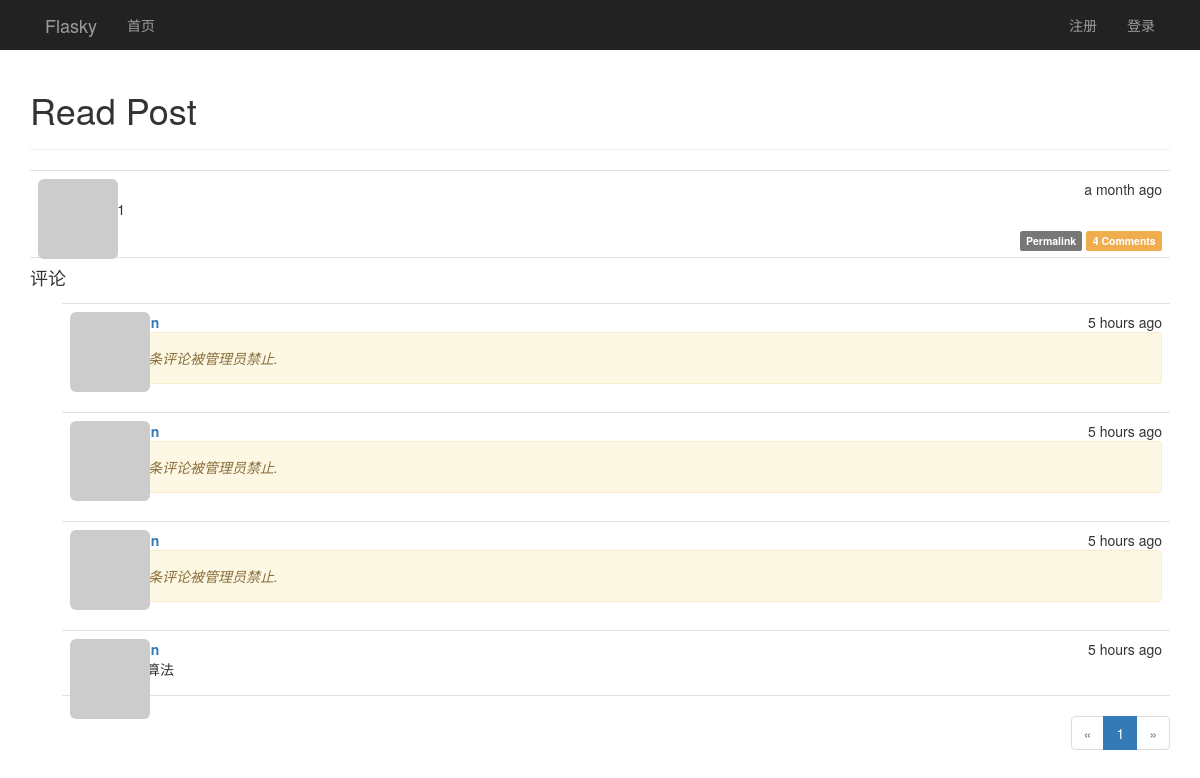
/post/117, run on an earlier commit of the app's database.
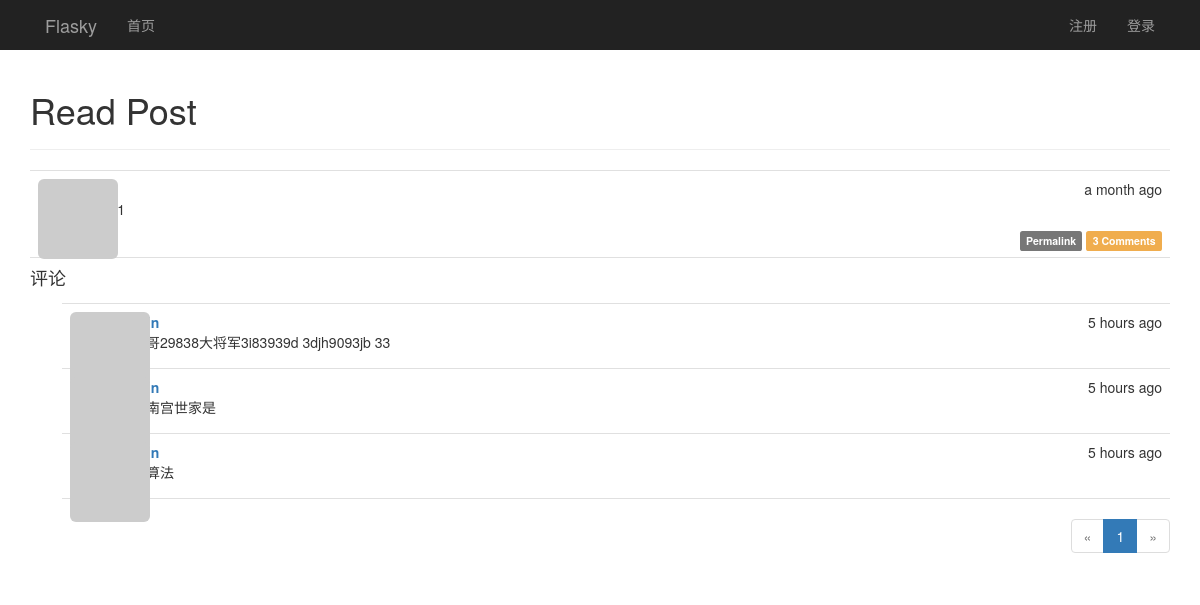
And on a later commit of the database.
### app/models.py (models this page shows, shortened)
class Post(db.Model):
    __tablename__ = 'posts'
    id = db.Column(db.Integer, primary_key=True)
    body = db.Column(db.Text)
    body_html = db.Column(db.Text)
    timestamp = db.Column(db.DateTime, index=True, default=datetime.utcnow)
    author_id = db.Column(db.Integer, db.ForeignKey('users.id'))
    comments = db.relationship('Comment', backref='post', lazy='dynamic')

class Comment(db.Model):
    __tablename__ = 'comments'
    id = db.Column(db.Integer, primary_key=True)
    body = db.Column(db.Text)
    body_html = db.Column(db.Text)
    timestamp = db.Column(db.DateTime, index=True, default=datetime.utcnow)
    disabled = db.Column(db.Boolean)
    author_id = db.Column(db.Integer, db.ForeignKey('users.id'))
    post_id = db.Column(db.Integer, db.ForeignKey('posts.id'))

### app/main/views.py (the view, shortened to what this page needs)
@main.route('/post/<int:post_id>', methods=['GET', 'POST'])
def post(post_id):
    post = Post.query.get_or_404(post_id)
    form = CommentForm()
    page = request.args.get('page', 1, type=int)
    pagination = post.comments.order_by(Comment.timestamp.desc()).paginate(
        page, per_page=current_app.config['FLASK_COMMENTS_PER_PAGE'], error_out=False)
    comments = pagination.items
    return render_template('post.html', posts=[post], form=form, comments=comments, pagination=pagination)

### app/auth/views.py (called while the page is built)
@auth.before_app_request
def before_request():
    if current_user.is_authenticated:
        current_user.ping()
        if not current_user.confirmed \
                and request.endpoint[:5] != 'auth.' \
                and request.endpoint != 'static':
            return redirect(url_for('auth.unconfirmed'))

### app/main/__init__.py (called while the page is built)
@main.app_context_processor
def inject_permissions():
    return dict(Permission=Permission)

### app/models.py (called while the page is built)
    def gravatar(self, size=100, default='identicon', rating='g'):
        if request.is_secure:
            url = 'https://secure.gravatar.com/avatar'
        else:
            url = 'http://s.gravatar.com/avatar'
        email_hash = self.avatar_hash or hashlib.md5(self.email.encode('utf-8')).hexdigest()
        return '{url}/{hash}?s={size}&d={default}&r={rating}'.format(
            url=url, hash=email_hash, size=size, default=default, rating=rating)

    def can(self, permissions):
        return False

    def is_administrator(self):
        return False

### app/templates/post.html (shortened to what this page needs)
{% extends "base.html" %}
{% import "_marcros.html" as macros %}
{% import "bootstrap/wtf.html" as wtf %}
{% block page_content %}
<div class="page-header">
    <h1>Read Post</h1>
</div>
{% include '_posts.html' %}
<h4 id="comments">评论</h4>
{% include '_comments.html' %}
{% if pagination %}
<div class="pagination">
    {{ macros.pagination_widget(pagination, '.post', fragment='#comments', post_id=posts[0].id) }}
</div>
{% endif %}
{% endblock %}

### app/templates/_posts.html (shortened to what this page needs)
<ul class="posts">
    {% for post in posts %}
    <li class="post">
        <div class="post-thumbnail">
            <a href="{{ url_for('.user', username=post.author.username) }}">
                <img class="img-rounded profile-thumbnail"
                     src="{{ post.author.gravatar(size=40) }}">
            </a>
        </div>
        <div class="post-content">
            <div class="post-date">{{ moment(post.timestamp).fromNow() }}</div>
            <div class="post-author">
                <a href="{{ url_for('.user', username=post.author.username) }}">
                </a>
            </div>
            <div class="post-body">
                {% if post.body_html %}
                    {{ post.body_html | safe }}
                {% else %}
                    {{ post.body }}
                {% endif %}
            </div>
            <div class="post-footer">
                <a href="{{ url_for('.post', post_id=post.id) }}">
                    <span class="label label-default">Permalink</span>
                </a>
                <a href="{{ url_for('.post', post_id=post.id) }}#comments">
                    <span class="label label-warning">
                        {{ post.comments.count() }} Comments
                    </span>
                </a>
            </div>
        </div>
    </li>
    {% endfor %}
</ul>

### app/templates/_comments.html (shortened to what this page needs)
<ul class="comments" xmlns="http://www.w3.org/1999/html">
    {% for comment in comments %}
    <li class="comment">
        <div class="comment-thumbnail">
            <a href="{{ url_for('.user', username=comment.author.username) }}">
                <img class="img-rounded profile-thumbnail"
                     src="{{ comment.author.gravatar(size=40) }}">
            </a>
        </div>
        <div class="comment-content">
            <div class="comment-date">{{ moment(comment.timestamp).fromNow() }}</div>
            <div class="comment-author">
                <a href="{{ url_for('.user', username=comment.author.username) }}">
                </a>
            </div>
            <div class="comment-body">
                {% if comment.disabled %}
                <p class="alert alert-warning">
                    <i>这条评论被管理员禁止.</i>
                </p>
                {% endif %}
                {% if moderate or not comment.disabled %}
                    {% if comment.body_html %}
                        {{ comment.body_html | safe }}
                    {% else %}
                        {{ comment.body }}
                    {% endif %}
                {% endif %}
            </div>
        </div>
    </li>
    {% endfor %}
</ul>

What changed in the data, as far as the page shows it:
removed Comment: timestamp "5 hours ago", disabled "这条评论被管理员禁止."
computed for Post "a month ago": comments.count "4" → "3"
changed Comment: body_html (not shown) → "众阿哥29838大将军3i83939d 3djh9093jb 33"; no longer shows "这条评论被管理员禁止."
changed Comment: body_html (not shown) → "中是南宫世家是"; no longer shows "这条评论被管理员禁止."
